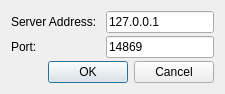
<?xml version="1.0" encoding="UTF-8"?>
<ui version="4.0">
 <class>DialogConnect</class>
 <widget class="QDialog" name="DialogConnect">
  <property name="geometry">
   <rect>
    <x>0</x>
    <y>0</y>
    <width>326</width>
    <height>108</height>
   </rect>
  </property>
  <property name="sizePolicy">
   <sizepolicy hsizetype="Fixed" vsizetype="Fixed">
    <horstretch>0</horstretch>
    <verstretch>0</verstretch>
   </sizepolicy>
  </property>
  <property name="windowTitle">
   <string>Connect to Server</string>
  </property>
  <layout class="QGridLayout" name="gridLayout">
   <property name="sizeConstraint">
    <enum>QLayout::SetFixedSize</enum>
   </property>
   <property name="verticalSpacing">
    <number>3</number>
   </property>
   <item row="0" column="0">
    <widget class="QLabel" name="labelServerAddress">
     <property name="text">
      <string>Server Address: </string>
     </property>
    </widget>
   </item>
   <item row="2" column="0" colspan="2">
    <widget class="QDialogButtonBox" name="buttonBox">
     <property name="standardButtons">
      <set>QDialogButtonBox::Cancel|QDialogButtonBox::Ok</set>
     </property>
    </widget>
   </item>
   <item row="0" column="1">
    <widget class="QLineEdit" name="valueServerAddress">
     <property name="text">
      <string>127.0.0.1</string>
     </property>
     <property name="placeholderText">
      <string>127.0.0.1</string>
     </property>
    </widget>
   </item>
   <item row="1" column="0">
    <widget class="QLabel" name="labelPort">
     <property name="text">
      <string>Port:</string>
     </property>
    </widget>
   </item>
   <item row="1" column="1">
    <widget class="QLineEdit" name="valuePort">
     <property name="inputMask">
      <string>00000; </string>
     </property>
     <property name="text">
      <string>14869</string>
     </property>
     <property name="placeholderText">
      <string>14869</string>
     </property>
    </widget>
   </item>
  </layout>
 </widget>
 <tabstops>
  <tabstop>valueServerAddress</tabstop>
  <tabstop>valuePort</tabstop>
 </tabstops>
 <resources/>
 <connections>
  <connection>
   <sender>buttonBox</sender>
   <signal>accepted()</signal>
   <receiver>DialogConnect</receiver>
   <slot>accept()</slot>
   <hints>
    <hint type="sourcelabel">
     <x>178</x>
     <y>97</y>
    </hint>
    <hint type="destinationlabel">
     <x>111</x>
     <y>69</y>
    </hint>
   </hints>
  </connection>
  <connection>
   <sender>buttonBox</sender>
   <signal>rejected()</signal>
   <receiver>DialogConnect</receiver>
   <slot>reject()</slot>
   <hints>
    <hint type="sourcelabel">
     <x>183</x>
     <y>86</y>
    </hint>
    <hint type="destinationlabel">
     <x>224</x>
     <y>69</y>
    </hint>
   </hints>
  </connection>
 </connections>
</ui>
